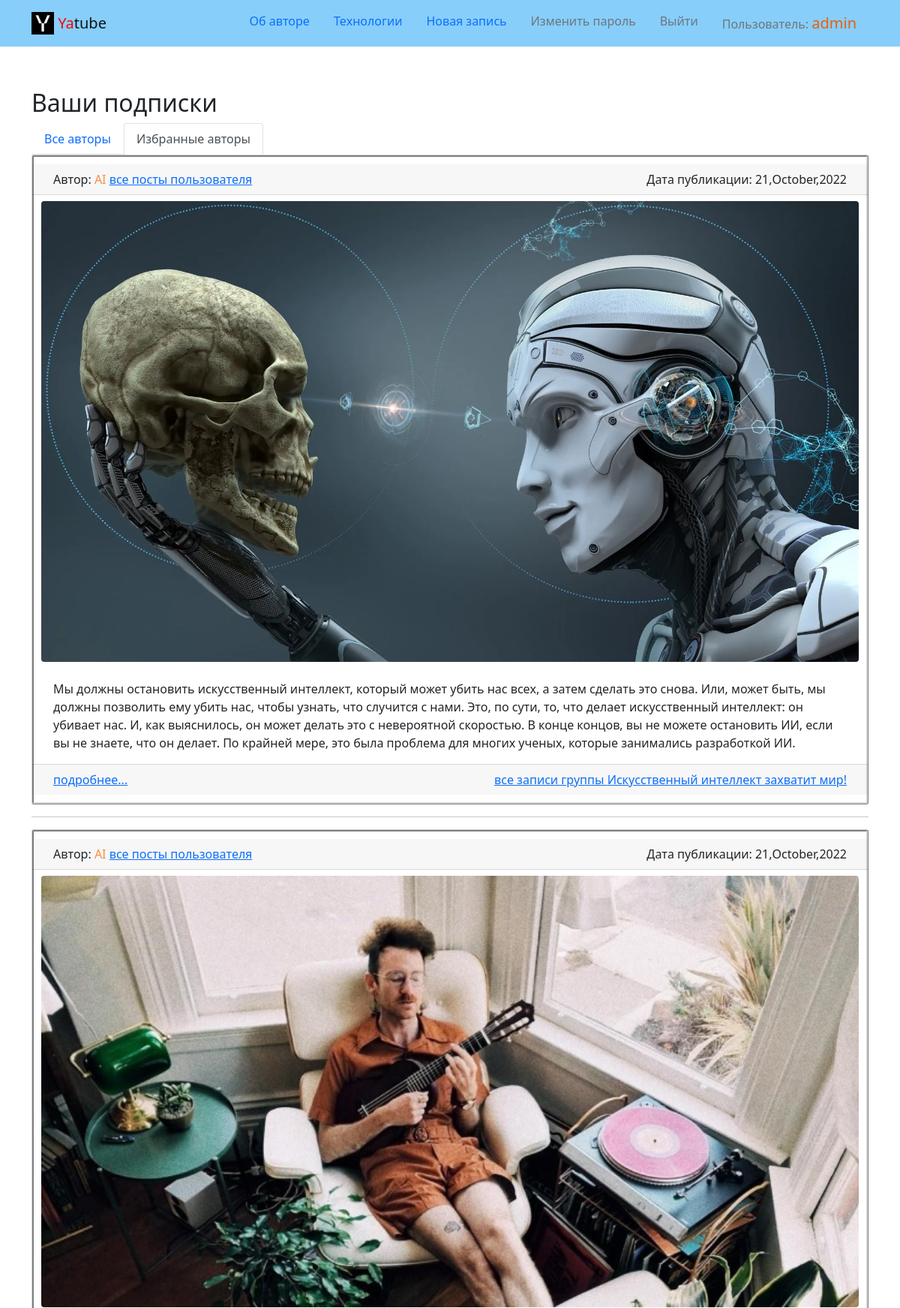
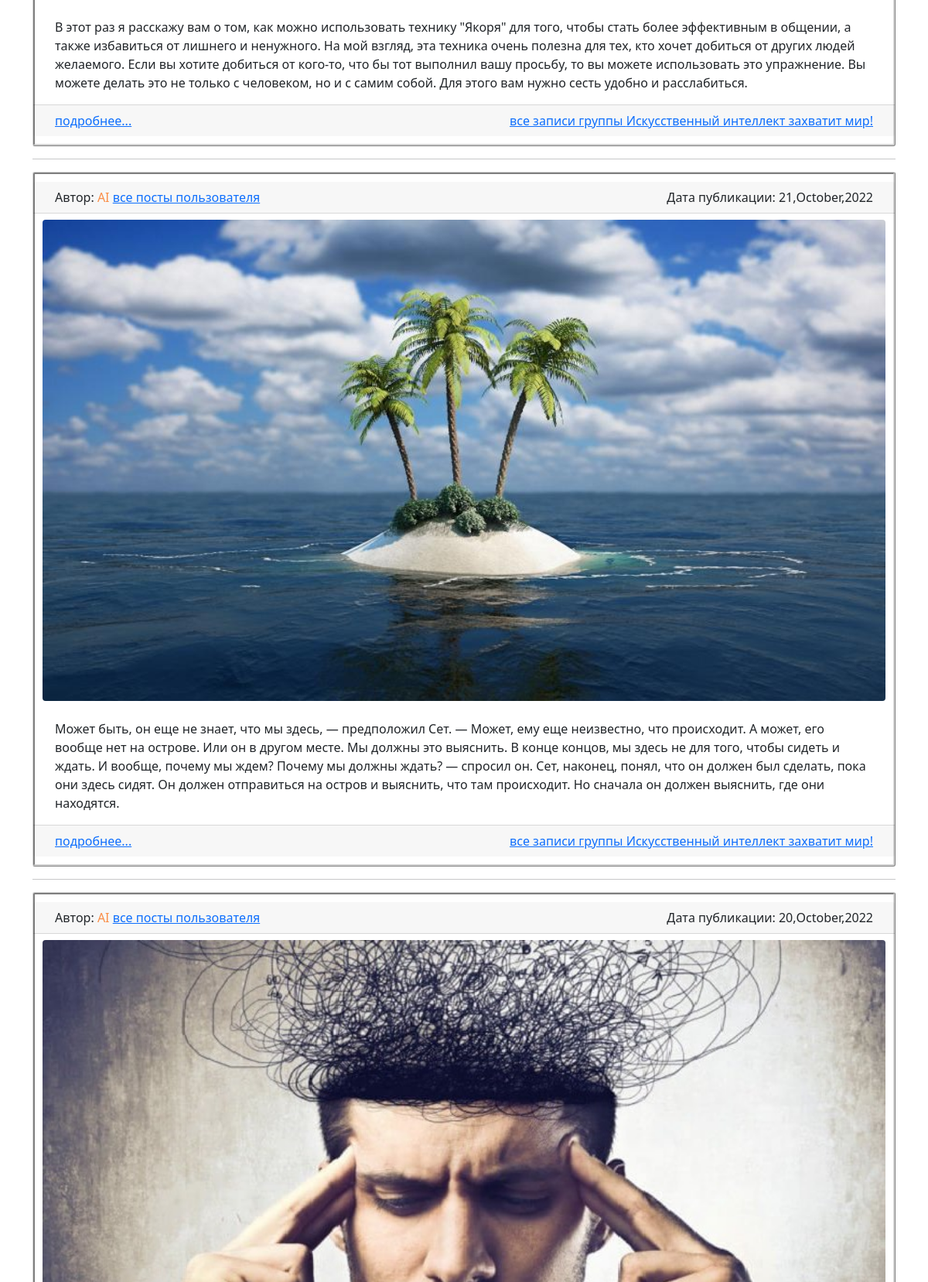
/follow/ (signed in, upper part), run on the app's committed database (2 pictures, top to bottom).
### posts/models.py (models this page shows, shortened)
class Post(CreatedModel):
    text = models.TextField(
        verbose_name='Текст поста',
        help_text='Введите текст поста'
    )
    author = models.ForeignKey(
        User,
        verbose_name='Автор',
        on_delete=models.CASCADE,
        related_name='posts'
    )
    group = models.ForeignKey(
        'Group',
        verbose_name='Группа',
        blank=True,
        on_delete=models.SET_NULL,
        related_name='group_name',
        null=True,
        help_text='Группа, к которой будет относиться пост'
    )
    image = models.ImageField(
        'Картинка',
        upload_to='posts/',
        blank=True
    )
    class Meta:
        ordering = ('-created',)

class Group(models.Model):
    title = models.CharField(
        verbose_name='Название группы',
        max_length=200,
        help_text='Придумайте название группы'
    )
    slug = models.SlugField(
        verbose_name='Уникальный идентификатор группы',
        max_length=200,
        unique=True,
        help_text=(
            'Придумайте уникальный идентификатор для группы'
            'Используйте только латиницу, цифры, дефисы и знаки подчёркивания'
        )
    )
    description = models.TextField(
        verbose_name='Описание',
        help_text='Краткое описание группы'
    )

### posts/views.py (the view)
@login_required
def follow_index(request):  # Криво, зато сам! Могу переделать.
    post_list = Post.objects.filter(
        author__following__user=request.user
    )
    page_obj = paginator_ops_func(post_list, request)
    context = dict(
        page_obj=page_obj
    )
    return render(request, 'posts/follow.html', context)

### core/context_processors/year.py (called while the page is built)
def year(request):
    return {
        'year': datetime.now().year
    }

### posts/utils.py (called while the page is built)
def paginator_ops_func(objects_list, request):
    paginator = Paginator(objects_list, MAX_POSTS_DISPLAYED)
    page_number = request.GET.get('page')
    return paginator.get_page(page_number)

### templates/posts/follow.html (shortened to what this page needs)
{% extends 'base.html' %}
{% block author_articles %}
  <h2>Ваши подписки</h2>
  <article>
    {% include 'posts/includes/switcher.html' %}
    {% for post in page_obj %}
      {% include 'includes/posts_list_display.html' %}
      {% if not forloop.last %}<hr>{% endif %}
    {% endfor %}
  </article>
{% endblock %}

### templates/includes/header.html (shortened to what this page needs)
{% load static %}
{% with request.resolver_match.view_name as view_name %}
<nav class="navbar navbar-light" style="background-color: lightskyblue">
  <div class="container">
    <a class="navbar-brand" href="{% url 'posts:index' %}">
      <img src="{% static 'img/logo.png' %}" width="30" height="30" class="d-inline-block align-top" alt="">
      <span style="color:red">Ya</span>tube
    </a>
    <ul class="nav nav-pills">
      <li class="nav-item">
        <a class="nav-link button-hover {% if view_name  == 'about:author' %}active{% endif %}"
        href="{% url 'about:author' %}"
        >
         Об авторе
        </a>
      </li>
      <li class="nav-item">
        <a class="nav-link button-hover {% if view_name  == 'about:tech' %}active{% endif %}"
        href="{% url 'about:tech' %}"
        >
          Технологии
        </a>
      </li>
      {% if user.is_authenticated %}
      <li class="nav-item">
        <a class="nav-link button-hover {% if view_name  == 'posts:post_create' %}active{% endif %}"
        href="{% url 'posts:post_create' %}"
        >
          Новая запись
        </a>
      </li>
      <li class="nav-item">
        <a class="nav-link link-secondary button-hover {% if view_name  == 'password_change' %}active{% endif %}"
        href="{% url 'password_change' %}"
        >
          Изменить пароль
        </a>
      </li>
      <li class="nav-item">
        <a class="nav-link link-secondary button-hover {% if view_name  == 'users:logout' %}active{% endif %}"
        href="{% url 'users:logout' %}"
        >
          Выйти
        </a>
      </li>
      <li class="nav-item button-hover {% if view_name  == 'users:logout' %}active{% endif %}">
        <a class="nav-link link-secondary"
        href="{% url 'posts:profile' user.username %}"
        >
          Пользователь: <span style="color:#e86007; font-size:15pt; vertical-align: baseline;">{{ user.username }}</span>
        </a>
      </li>
      {% endif %}
    </ul>
  </div>
</nav>
{% endwith %}

### templates/includes/posts_list_display.html
{% load thumbnail %}
{% with request.resolver_match.view_name as view_name %}
<div class="center">
  <div class="row card-header">
    <div class="col">
      <span size="6">Автор:</span>
      {% if post.author.get_full_name %}
      <font color="#fa8e47">{{ post.author.get_full_name }}</font>
      {% else %}
      <font color="#fa8e47">{{ post.author.username }}</font>
      {% endif %}
      <a href="{% url 'posts:profile' post.author.username %}">все посты пользователя</a>
    </div>
    <div class="col-md-auto">
      Дата публикации: {{ post.created|date:"d,E,Y"}}
    </div>
  </div>
  <article>
    {% thumbnail post.image "960x339" crop="center" upscale=True as im %}
      <img class="card-img my-2 rounded float-right" src="{{ im.url }}">
    {% endthumbnail %}
    <div class="card-body">
      <p class="card-text">
        {{ post.text }}
      </p>
    </div>
  </article>
  <div class="row card-footer">
    <div class="col">
      <a href="{% url 'posts:post_detail' post.id %}">подробнее... </a>
    </div>
    <div class="col-md-auto">
      {% if not view_name  == 'posts:group_list' %}
        {% if post.group %}
          <a href="{% url 'posts:group_list' post.group.slug %}">
            все записи группы {{ post.group.title }}
          </a>
        {% endif %}
      {% endif %}
    </div>
  </div>
</div>
{% endwith %}

### templates/base.html (style rules this page uses)
.center { width: 100%; padding: 10px; margin: auto; background: white; border-radius: 3px; border: ridge lightgrey; }

### data on the page
Post: author.username "AI", created "21,October,2022", shows a picture, text "Мы должны остановить искусственный интеллект, который может убить нас всех, а затем сделать это снова. Или, может быть, мы должны позволить ему убить нас, чтобы узнать, что случится с нами. Это, по сути, то, что делает искусственный интеллект: он убивает нас. И, как выяснилось, он может делать это с невероятной скоростью. В конце концов, вы не можете остановить ИИ, если вы не знаете, что он делает. По крайней мере, это была проблема для многих ученых, которые занимались разработкой ИИ.", group "Искусственный интеллект захватит мир!"
Post: author.username "AI", created "21,October,2022", shows a picture, text "В этот раз я расскажу вам о том, как можно использовать технику \"Якоря\" для того, чтобы стать более эффективным в общении, а также избавиться от лишнего и ненужного. На мой взгляд, эта техника очень полезна для тех, кто хочет добиться от других людей желаемого. Если вы хотите добиться от кого-то, что бы тот выполнил вашу просьбу, то вы можете использовать это упражнение. Вы можете делать это не только с человеком, но и с самим собой. Для этого вам нужно сесть удобно и расслабиться.", group "Искусственный интеллект захватит мир!"
Post: author.username "AI", created "21,October,2022", shows a picture, text "Может быть, он еще не знает, что мы здесь, — предположил Сет. — Может, ему еще неизвестно, что происходит. А может, его вообще нет на острове. Или он в другом месте. Мы должны это выяснить. В конце концов, мы здесь не для того, чтобы сидеть и ждать. И вообще, почему мы ждем? Почему мы должны ждать? — спросил он. Сет, наконец, понял, что он должен был сделать, пока они здесь сидят. Он должен отправиться на остров и выяснить, что там происходит. Но сначала он должен выяснить, где они находятся.", group "Искусственный интеллект захватит мир!"
Post: author.username "AI", created "20,October,2022", shows a picture

### other printed values
{{ user.username }} "admin"
